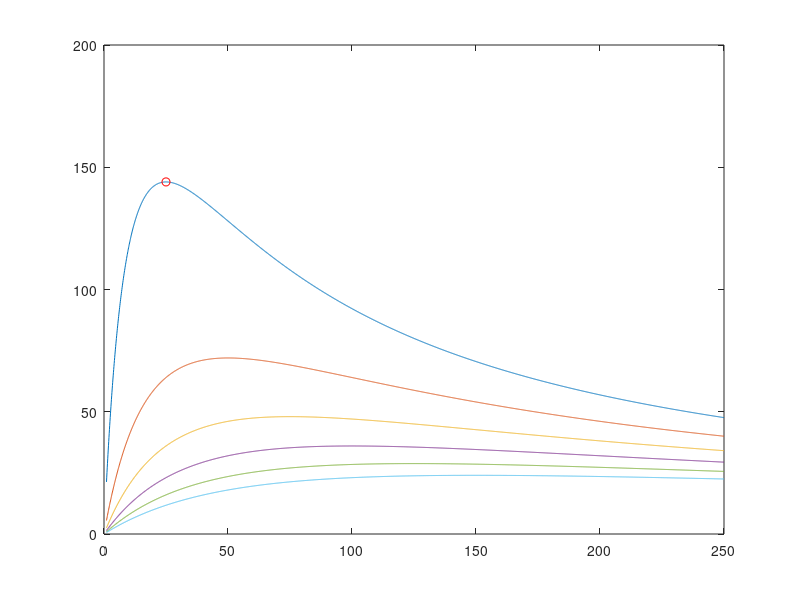

Here is the MATLAB script that generated this plot: (Note: this script raises an error after producing the figure.)
% karem Atef Mohamedy
% Sec : 2 

V = 120 ;
RL = 1:0.1:250;

for RS=25:25:150
    PL = (V^2)*RL./(RS+RL).^2;
    plot(RL,PL);
    hold on
end 
for RS=25:25:150
    PLmax = (V^2)*RS/(2*RS)^2;
    plot(RS,PLmax,'ro-');
    hold on
    text(RS,PLmax,"  RL="+RS,'FontSize',10);
end
    hold off
    xlabel('RL (Ohms)');
    ylabel('PL (Watts)');
    title('PL Vs. RL at Certain Rs');
    grid on;
    legend('Rs=25','Rs=50','Rs=75','Rs=100','Rs=125','Rs=150','Location','NorthEast');
